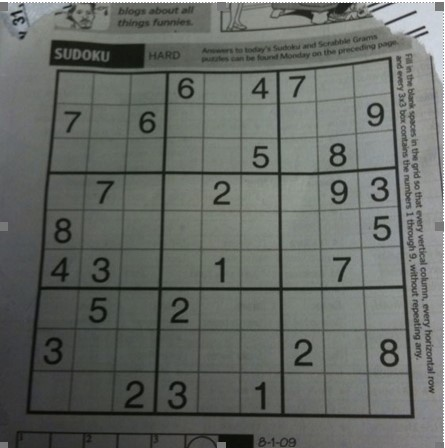
#> input picture three/news.jpg, 445 x 448 px
$ python toushi.py
#> lines starting #> are read from the running program, lines starting #| are printed output that depends on the picture
# -*- coding: utf-8 -*-
"""
Created on Fri Dec 18 19:04:15 2020

@author: life
"""

import cv2
import numpy as np

img=cv2.imread('news.jpg')
#> img is the input picture: shape (448, 445, 3); mean B, G, R 101, 105.5, 101.5
rows,cols,ch=img.shape
#> rows = 448; cols = 445; ch = 3
pts1 = np.float32([[56,65],[368,52],[28,387],[389,390]])
pts2 = np.float32([[0,0],[300,0],[0,300],[300,300]])
M=cv2.getPerspectiveTransform(pts1,pts2)
dst=cv2.warpPerspective(img,M,(300,300))
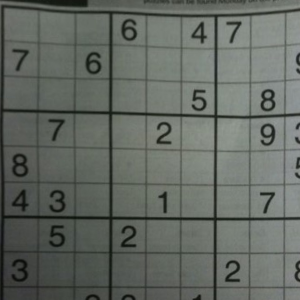
#> dst: shape (300, 300, 3); mean B, G, R 98.1, 104.4, 99
cv2.imshow('Input',img)
cv2.imshow('Output',dst)
cv2.imwrite('getPerspectiveTransformImg.jpg',dst)
cv2.waitKey(0)
cv2.destroyAllWindows()

$ run again, with three/flowers.tif saved as three/news.jpg
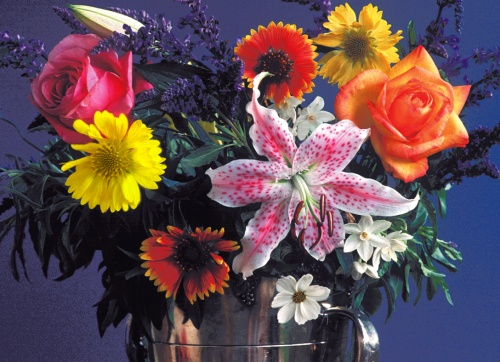
#> input picture three/flowers.tif, 500 x 362 px
#> img is the input picture: shape (362, 500, 3); mean B, G, R 83.8, 76.9, 99.8
#> `dst=cv2.warpPerspective(img,M,(300,300))`:
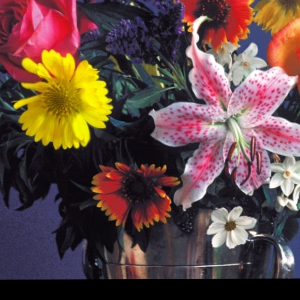
#> dst: shape (300, 300, 3); mean B, G, R 69, 73.1, 98.9

$ run again, with three/flowerx.png saved as three/news.jpg
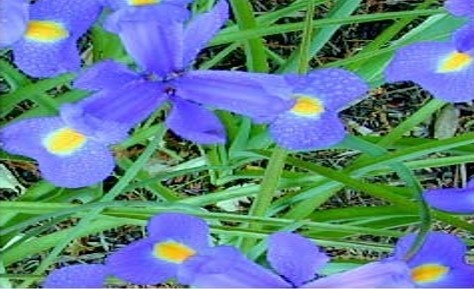
#> input picture three/flowerx.png, 474 x 289 px
#> img is the input picture: shape (289, 474, 3); mean B, G, R 144.7, 129.6, 96.5
#> `dst=cv2.warpPerspective(img,M,(300,300))`:
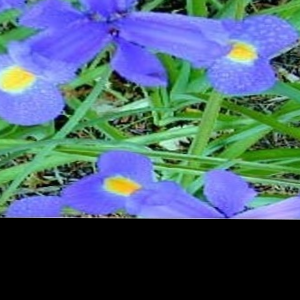
#> dst: shape (300, 300, 3); mean B, G, R 112.9, 96.4, 73.4
